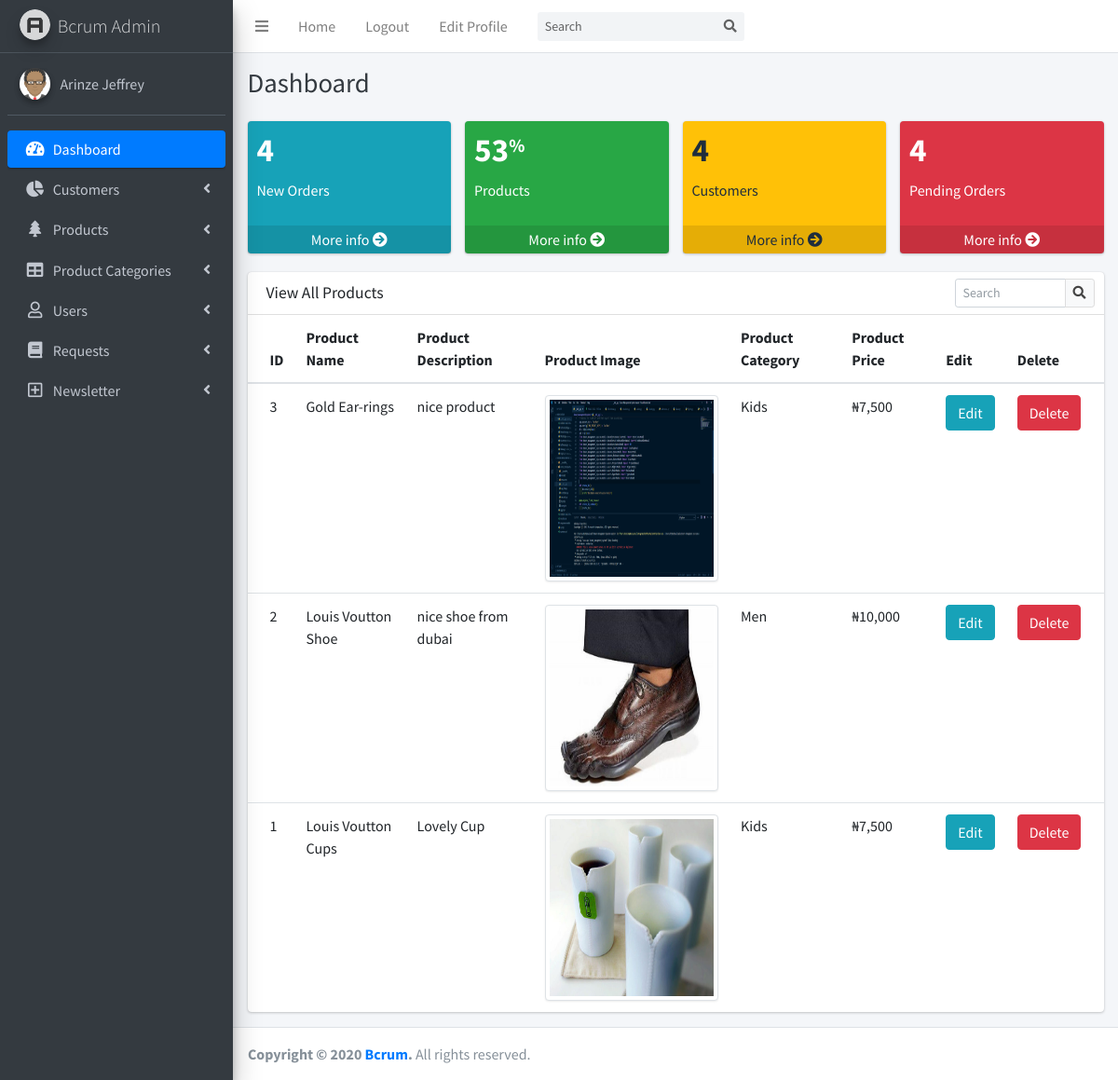
Page /admin_products (signed in) on the committed database.
### bcrum/models.py (models this page shows, shortened)
class Users(db.Model, UserMixin):
    id = db.Column(db.Integer, primary_key=True, nullable=False)
    first_name = db.Column(db.String(200))
    last_name = db.Column(db.String(200))
    email = db.Column(db.String(200), unique=True)
    user_role = db.Column(db.String(200), default="customer")
    password = db.Column(db.String(200))
    mobile_number = db.Column(db.String(200))
    address = db.Column(db.String(200))
    order_status = db.Column(db.String(200), default='Pending')
    orders = db.relationship('Order', backref='customer')

class Product(db.Model):
    id = db.Column(db.Integer, primary_key=True, nullable=False)
    product_category_id = db.Column(db.Integer, db.ForeignKey('categories.id'))
    product_name = db.Column(db.String(200), nullable=False)
    product_image = db.Column(db.String(200))
    product_description = db.Column(db.String(200), default='No Description Yet')
    product_price = db.Column(db.String(200))
    teller = db.relationship('Order', backref='products')

class Categories(db.Model):
    id = db.Column(db.Integer, primary_key=True, nullable=False)
    category = db.Column('category', db.Unicode, nullable=False)
    products = db.relationship('Product', backref='category')

### bcrum/routes.py (the view)
@app.route('/admin_products')
@login_required
def view_all_products():
    if current_user.is_authenticated:
        if current_user.user_role != 'admin':
            return redirect(url_for('index'))
    products = Product.query.order_by(Product.id.desc()).all()
    return render_template('view_all_products.html', products=products)

### bcrum/models.py (called while the page is built)
@login_manager.user_loader
def admin(user_id):
    return Users.query.get(int(user_id))

### bcrum/templates/view_all_products.html
{% extends 'admin_layout.html' %}
{% block contents %}
          <div class="col-12">
            <div class="card">
              <div class="card-header">
                <h3 class="card-title">View All Products</h3>
                <div class="card-tools">
                  <div class="input-group input-group-sm" style="width: 150px;">
                    <input type="text" name="table_search" class="form-control float-right" placeholder="Search">
                    <div class="input-group-append">
                      <button type="submit" class="btn btn-default"><i class="fas fa-search"></i></button>
                    </div>
                  </div>
                </div>
              </div>
              <div class="card-body table-responsive p-0">
                <table class="table table-hover text-wrap">
                  <thead>
                    <tr>
                      <th>ID</th>
                      <th>Product Name</th>
                      <th>Product Description</th>
                      <th>Product Image</th>
                      <th>Product Category</th>
                      <th>Product Price</th>
                      <th>Edit</th>
                      <th>Delete</th>
                    </tr>
                  </thead>
                  <tbody>
                  {%for product in products%}
                    <tr>
                      <td>{{product.id}}</td>
                      <td>{{product.product_name}}</td>
                      <td>{{product.product_description}}</td>
                      <td><img style="width:300px;height:200px;" class="img-responsive img-thumbnail" src="{{url_for('static', filename='product_img/'+product.product_image)}}"></td>
                      <td>{{product.category.category}}</td>
                      <td>&#8358;{{product.product_price}}</td>
                      <td><a href="{{url_for('edit_product', p_id=product.id)}}" class='btn btn-info'>Edit</a></td>
                      <td><a href="{{url_for('delete_product', p_id=product.id)}}" class='btn btn-danger'>Delete</a></td>
                    </tr>
                  {%endfor%}
                  </tbody>
                </table>
              </div>
            </div>
          </div>
{% endblock contents %}

### bcrum/templates/admin_layout.html (shortened to what this page needs)
<!DOCTYPE html>
<html>
<head>
  <link rel="stylesheet" href="{{url_for('static', filename='css/fontawesome-free/css/all.min.css')}}">
  <link rel="stylesheet" href="https://code.ionicframework.com/ionicons/2.0.1/css/ionicons.min.css">
  <link rel="stylesheet" href="{{url_for('static', filename='css/tempusdominus-bootstrap-4.min.css')}}">
  <link rel="stylesheet" href="{{url_for('static', filename='css/icheck-bootstrap.min.css')}}">
  <link rel="stylesheet" href="{{url_for('static', filename='css/jqvmap.min.css')}}">
  <link rel="stylesheet" href="{{url_for('static', filename='css/adminlte.min.css')}}">
  <link rel="stylesheet" href="{{url_for('static', filename='css/OverlayScrollbars.min.css')}}">
  <link rel="stylesheet" href="{{url_for('static', filename='css/daterangepicker.css')}}">
  <link rel="stylesheet" href="{{url_for('static', filename='css/summernote-bs4.css')}}">
</head>
<body class="hold-transition sidebar-mini layout-fixed">
<div class="wrapper">
  <nav class="main-header navbar navbar-expand navbar-white navbar-light">
    <ul class="navbar-nav">
      <li class="nav-item">
        <a class="nav-link" data-widget="pushmenu" href="#" role="button"><i class="fas fa-bars"></i></a>
      </li>
      <li class="nav-item d-none d-sm-inline-block">
        <a href="{{url_for('index')}}" class="nav-link">Home</a>
      </li>
      <li class="nav-item d-none d-sm-inline-block">
        <a href="{{url_for('logout')}}" class="nav-link">Logout</a>
      </li>
      <li class="nav-item d-none d-sm-inline-block">
        <a href="{{url_for('edit_profile')}}" class="nav-link">Edit Profile</a>
      </li>
    </ul>
    <form class="form-inline ml-3">
      <div class="input-group input-group-sm">
        <input class="form-control form-control-navbar" type="search" placeholder="Search" aria-label="Search">
        <div class="input-group-append">
          <button class="btn btn-navbar" type="submit">
            <i class="fas fa-search"></i>
          </button>
        </div>
      </div>
    </form>
  </nav>
  <aside class="main-sidebar sidebar-dark-primary elevation-4">
    <a href="index3.html" class="brand-link">
      <img src="{{url_for('static', filename='img/AdminLTELogo.png')}}" alt="AdminLTE Logo" class="brand-image img-circle elevation-3"
           style="opacity: .8">
      <span class="brand-text font-weight-light">Bcrum Admin</span>
    </a>
    <div class="sidebar">
      <div class="user-panel mt-3 pb-3 mb-3 d-flex">
        <div class="image">
          <img src="{{url_for('static', filename='img/avatar.png')}}" class="img-circle elevation-2" alt="User Image">
        </div>
        <div class="info">
        {%if current_user.is_authenticated%}
          <a href="#" class="d-block">{{current_user.first_name}} {{current_user.last_name}}</a>
        {%endif%}
        </div>
      </div>
      <nav class="mt-2">
        <ul class="nav nav-pills nav-sidebar flex-column" data-widget="treeview" role="menu" data-accordion="false">
          <li class="nav-item has-treeview menu-open">
            <a href="{{url_for('view_all_customers')}}" class="nav-link active">
              <i class="nav-icon fas fa-tachometer-alt"></i>
              <p>
                Dashboard
              </p>
            </a>
          </li>
          <li class="nav-item has-treeview">
            <a href="#" class="nav-link">
              <i class="nav-icon fas fa-chart-pie"></i>
              <p>
                Customers
                <i class="right fas fa-angle-left"></i>
              </p>
            </a>
          </li>
          <li class="nav-item has-treeview">
            <a href="#" class="nav-link">
              <i class="nav-icon fas fa-tree"></i>
              <p>
                Products
                <i class="fas fa-angle-left right"></i>
              </p>
            </a>
          </li>
          <li class="nav-item has-treeview">
            <a href="#" class="nav-link">
              <i class="nav-icon fas fa-table"></i>
              <p>
                Product Categories
                <i class="fas fa-angle-left right"></i>
              </p>
            </a>
          </li>
          <li class="nav-item has-treeview">
            <a href="#" class="nav-link">
              <i class="nav-icon far fa-user"></i>
              <p>
                Users
                <i class="fas fa-angle-left right"></i>
              </p>
            </a>
          </li>
          <li class="nav-item has-treeview">
            <a href="#" class="nav-link">
              <i class="nav-icon fas fa-book"></i>
              <p>
                Requests
                <i class="fas fa-angle-left right"></i>
              </p>
            </a>
          </li>
          <li class="nav-item has-treeview">
            <a href="#" class="nav-link">
              <i class="nav-icon far fa-plus-square"></i>
              <p>
                Newsletter
                <i class="fas fa-angle-left right"></i>
              </p>
            </a>
          </li>
        </ul>
      </nav>
    </div>
  </aside>
  <div class="content-wrapper">
    <div class="content-header">
      <div class="container-fluid">
        <div class="row mb-2">
          <div class="col-sm-6">
            <h1 class="m-0 text-dark">Dashboard</h1>
          </div>
          <div class="col-sm-6">
          </div>
        </div>
      </div>
    </div>
    <section class="content">
      <div class="container-fluid">
        <div class="row">
          <div class="col-lg-3 col-6">
            <div class="small-box bg-info">
              <div class="inner">
                <h3>4</h3>
                <p>New Orders</p>
              </div>
              <a href="#" class="small-box-footer">More info <i class="fas fa-arrow-circle-right"></i></a>
            </div>
          </div>
          <div class="col-lg-3 col-6">
            <div class="small-box bg-success">
              <div class="inner">
                <h3>53<sup style="font-size: 20px">%</sup></h3>
                <p>Products</p>
              </div>
              <a href="#" class="small-box-footer">More info <i class="fas fa-arrow-circle-right"></i></a>
            </div>
          </div>
          <div class="col-lg-3 col-6">
            <div class="small-box bg-warning">
              <div class="inner">
                <h3>4</h3>
                <p>Customers</p>
              </div>
              <a href="#" class="small-box-footer">More info <i class="fas fa-arrow-circle-right"></i></a>
            </div>
          </div>
          <div class="col-lg-3 col-6">
            <div class="small-box bg-danger">
              <div class="inner">
                <h3>4</h3>
                <p>Pending Orders</p>
              </div>
              <a href="#" class="small-box-footer">More info <i class="fas fa-arrow-circle-right"></i></a>
            </div>
          </div>
        </div>
        <div class="row">
  {% block contents %}
  {% endblock contents %}
        </div>
      </div>
    </section>
  </div>
  <footer class="main-footer">
    <strong>Copyright &copy; 2020 <a href="#">Bcrum</a>.</strong>
    All rights reserved.
  </footer>
</div>
</body>
</html>

### rows in the picture
Users: first_name "Arinze", last_name "Jeffrey"
Product: id "3", product_name "Gold Ear-rings", product_description "nice product", product_image (picture), category.category "Kids", product_price "7,500"
Product: id "2", product_name "Louis Voutton Shoe", product_description "nice shoe from dubai", product_image (picture), category.category "Men", product_price "10,000"
Product: id "1", product_name "Louis Voutton Cups", product_description "Lovely Cup", product_image (picture), category.category "Kids", product_price "7,500"
